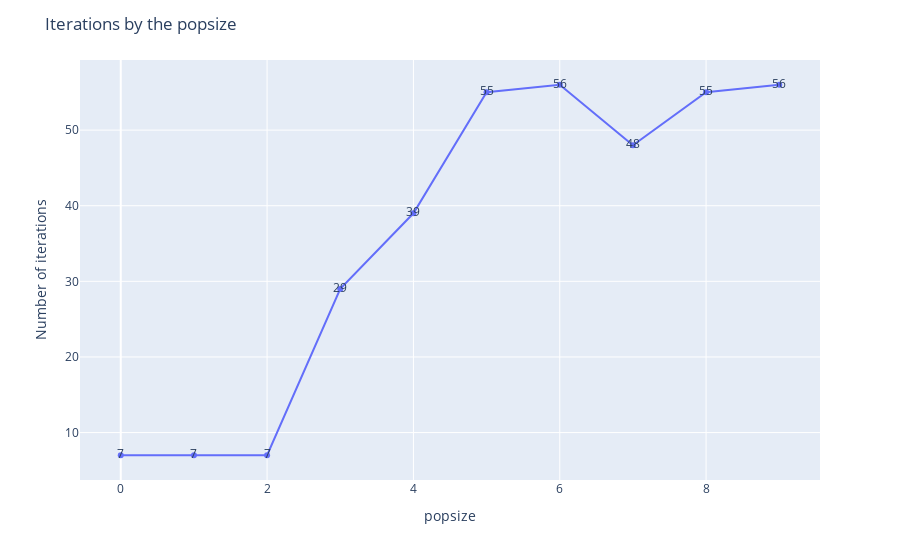

The notebook cell this image was saved under:
### Code cell
myline = px.line(x=df.columns, y= df.values.ravel(), text= df.values.ravel())
fig = go.Figure(myline,
    layout=go.Layout(height=600, width=800)
)
fig.update_layout(title="Iterations by the popsize ", yaxis_title="Number of iterations",
    xaxis_title = 'popsize')
fig.show()

### Figure 1 — Plotly figure (JSON) as saved in the notebook; plotly's stock layout.template omitted (floating-point values rounded to 4 significant figures)
{"data": [{"hovertemplate": "x=%{x}<br>y=%{y}<br>text=%{text}<extra></extra>", "legendgroup": "", "line": {"color": "#636efa", "dash": "solid"}, "marker": {"symbol": "circle"}, "mode": "markers+text+lines", "name": "", "orientation": "v", "showlegend": false, "text": [7, 7, 7, 29, 39, 55, 56, 48, 55, 56], "type": "scatter", "x": [0, 1, 2, 3, 4, 5, 6, 7, 8, 9], "xaxis": "x", "y": [7, 7, 7, 29, 39, 55, 56, 48, 55, 56], "yaxis": "y"}], "layout": {"legend": {"tracegroupgap": 0}, "margin": {"t": 60}, "title": {"text": "Iterations by the popsize "}, "xaxis": {"anchor": "y", "domain": [0, 1], "title": {"text": "popsize"}}, "yaxis": {"anchor": "x", "domain": [0, 1], "title": {"text": "Number of iterations"}}}}
